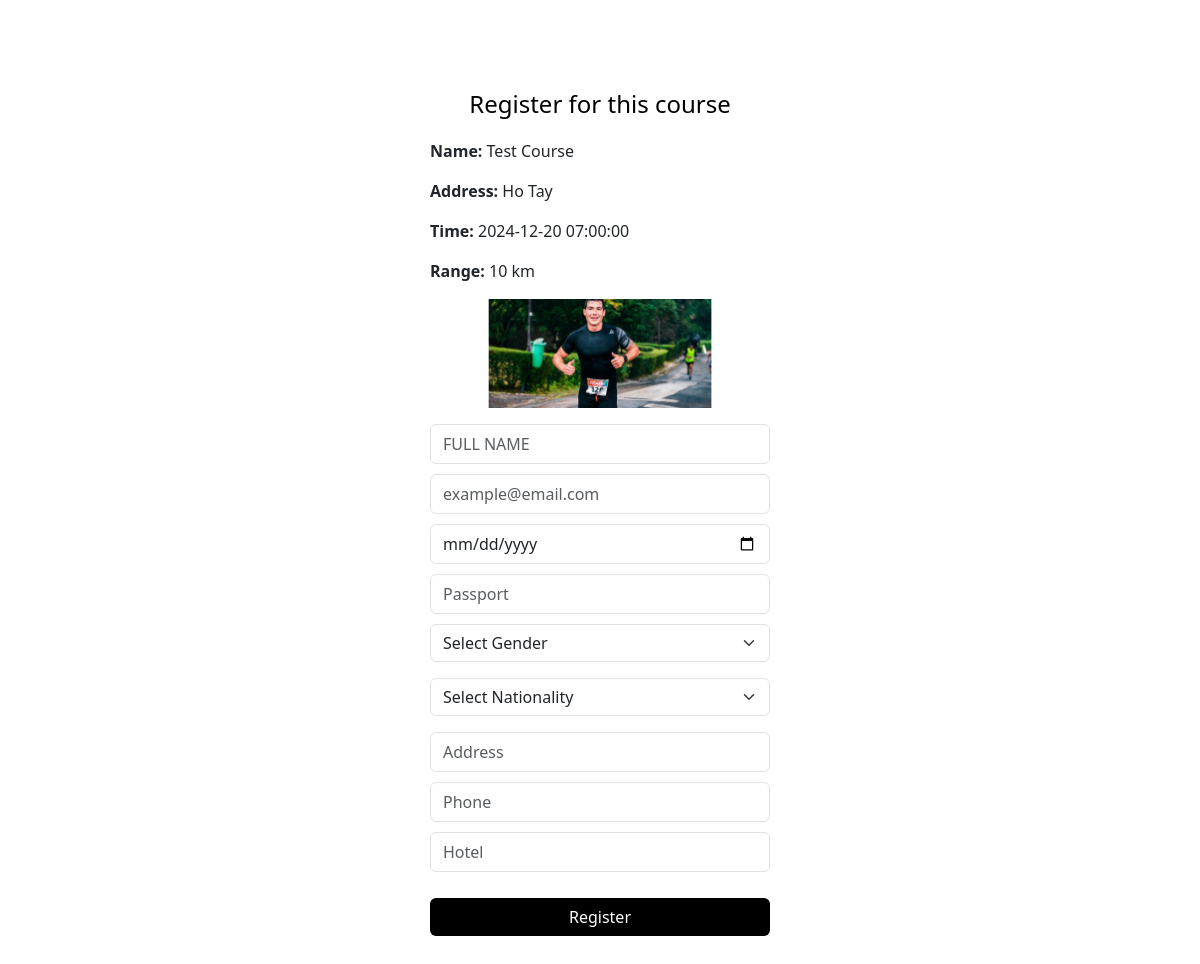
The app's page /course.php?id=1 with its own data.
### tables this page shows
CREATE TABLE `course` (
  `id` int(11) NOT NULL,
  `name` text NOT NULL,
  `address` text NOT NULL,
  `time` datetime NOT NULL,
  `ranges` varchar(255) NOT NULL,
  `image` text NOT NULL
);

### lib/DB.php (called while the page is built, shortened)
<?php
class DB{
    private $host="localhost";
    private $user="root";
    private $pass="";
    private $db="marathon";
    public function __construct(){
        $this->conn=new mysqli($this->host,$this->user,$this->pass,$this->db);
    }
}

### lib/CS.php (called while the page is built, shortened)
<?php
class CS {
    private $db;
    public function __construct() {
        $this->db = new DB();
    }
    public function getCourse($id) {
        $sql = "SELECT * FROM course WHERE id = $id";
        $result = $this->db->conn->query($sql);
        $course = $result->fetch_assoc();
        return $course;
    }
}

### course.php (the view, shortened to what this page needs)
<?php
$courses = new CS();
$id = $_GET["id"] ?? null;
$course = $courses->getCourse($id);
?>
<!DOCTYPE html>
<html lang="en">
<head>
    <link href="https://cdn.jsdelivr.net/npm/bootstrap@5.3.0/dist/css/bootstrap.min.css" rel="stylesheet">
</head>
<body>
    <div class="container form-container">
        <h2>Register for this course</h2>
        <p><strong>Name:</strong> <?php echo $course["name"]; ?></p>
        <p><strong>Address: </strong> <?php echo $course["address"]; ?></p>
        <p><strong>Time: </strong> <?php echo $course["time"]; ?></p>
        <p><strong>Range: </strong> <?php echo $course["ranges"]; ?> km</p>
        <img src="<?php echo $course["image"]; ?>" alt="Course Image" class="img-fluid">
        <form method="post" action="course.php?id=<?php echo $id; ?>">
            <input type="text" class="form-control" name="name" placeholder="FULL NAME" required>
            <input type="email" class="form-control" name="email" placeholder="example@email.com" required>
            <input type="date" class="form-control" name="birthdate" placeholder="Birthdate" required>
            <input type="text" class="form-control" name="passport" placeholder="Passport">
            <select class="form-select mb-3" name="gender" required>
            <option value="" disabled selected>Select Gender</option>
            </select>
            <select class="form-select mb-3" name="nationality" required>
            <option value="" disabled selected>Select Nationality</option>
            </select>
            <input type="text" class="form-control" name="address" placeholder="Address" required>
            <input type="text" class="form-control" name="phone" placeholder="Phone" required>
            <input type="text" class="form-control" name="hotel" placeholder="Hotel">
            <button type="submit" class="btn btn-register mt-3">Register</button>
        </form>
    </div>
</body>
</html>

### course.php (style rules this page uses)
body { margin: 0; padding: 0; background: url('images/reg_back.png') no-repeat center center/cover; height: 100vh; }
.form-container { position: relative; z-index: 2; max-width: 400px; margin: auto; margin-top: 5%; padding: 30px; background-color: rgba(255, 255, 255, 0.8); border-radius: 10px; }
.form-container h2 { text-align: center; font-size: 1.5rem; margin-bottom: 20px; color: #000; }
.form-container input { margin-bottom: 10px; height: 40px; }
.btn-register { background-color: black; color: white; width: 100%; }

### records on screen
course: name "Test Course", address "Ho Tay", time "2024-12-20 07:00:00", ranges "10", image (picture)
